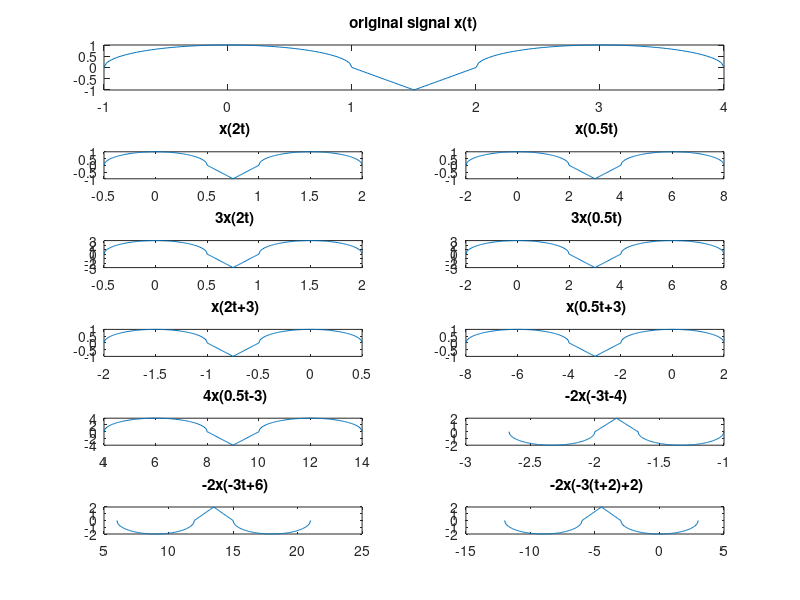

Source code (MATLAB):
clear all;
close all;
clc;
x=linspace(-1,1,100);
y=sqrt(1-(x.^2));
a=linspace(2,4,100);
b=sqrt(1-(a-3).^2);
c=linspace(1,1.5,25)
y1=2*(1-c);
d=linspace(1.5,2,25);
y2=(d-2)/0.5;
z1=[x c ];
z2=[z1 d];
z=[z2 a];
q1=[y y1];
q2=[q1 y2];
q=[q2 b];
subplot(6,2,[1,2]);
plot(z,q);
title('original signal x(t)');
subplot(6,2,3)
plot(z.*0.5,q);
title(' x(2t)');
subplot(6,2,4);
plot(z.*2,q);
title(' x(0.5t)');
subplot(6,2,5)
plot(z.*0.5,3*q);
title(' 3x(2t)');
subplot(6,2,6);
plot(z.*2,3*q);
title(' 3x(0.5t)');
subplot(6,2,7);
plot((z-3).*0.5,q);
title(' x(2t+3)');
subplot(6,2,8);
plot((z-3).*2,q);
title(' x(0.5t+3)');
subplot(6,2,9);
plot((z+3).*2,4*q);
title(' 4x(0.5t-3)');
subplot(6,2,10);
plot(((-z)-4).*(1/3),-2*q);
title(' -2x(-3t-4)');
subplot(6,2,11);
plot(((-z)+6).*3,-2*q);
title(' -2x(-3t+6)');
subplot(6,2,12);
plot(((-1*(z+2))+2).*3,-2*q);
title(' -2x(-3(t+2)+2)');
